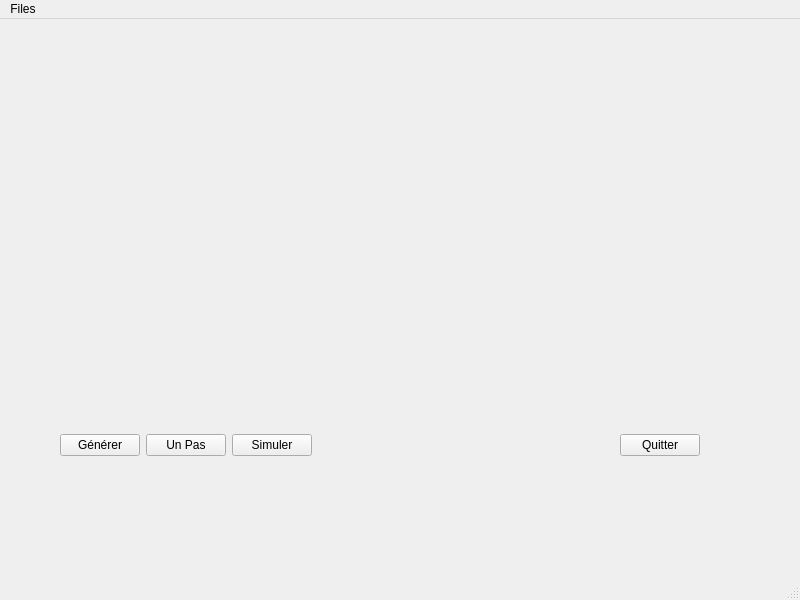
<?xml version="1.0" encoding="UTF-8"?>
<ui version="4.0">
 <class>principale_ihm</class>
 <widget class="QMainWindow" name="principale_ihm">
  <property name="geometry">
   <rect>
    <x>0</x>
    <y>0</y>
    <width>800</width>
    <height>600</height>
   </rect>
  </property>
  <property name="windowTitle">
   <string>Ecosystème</string>
  </property>
  <widget class="QWidget" name="centralwidget">
   <widget class="QWidget" name="conteneur" native="true">
    <property name="geometry">
     <rect>
      <x>59</x>
      <y>29</y>
      <width>631</width>
      <height>361</height>
     </rect>
    </property>
   </widget>
   <widget class="QWidget" name="">
    <property name="geometry">
     <rect>
      <x>60</x>
      <y>410</y>
      <width>640</width>
      <height>32</height>
     </rect>
    </property>
    <layout class="QHBoxLayout" name="horizontalLayout">
     <item>
      <widget class="QPushButton" name="bouton_gen">
       <property name="text">
        <string>Générer</string>
       </property>
      </widget>
     </item>
     <item>
      <widget class="QPushButton" name="bouton_pas">
       <property name="text">
        <string>Un Pas</string>
       </property>
      </widget>
     </item>
     <item>
      <widget class="QPushButton" name="bouton_sim">
       <property name="text">
        <string>Simuler</string>
       </property>
      </widget>
     </item>
     <item>
      <spacer name="horizontalSpacer">
       <property name="orientation">
        <enum>Qt::Horizontal</enum>
       </property>
       <property name="sizeHint" stdset="0">
        <size>
         <width>168</width>
         <height>20</height>
        </size>
       </property>
      </spacer>
     </item>
     <item>
      <widget class="QPushButton" name="bouton_qui">
       <property name="text">
        <string>Quitter</string>
       </property>
      </widget>
     </item>
    </layout>
   </widget>
  </widget>
  <widget class="QMenuBar" name="menubar">
   <property name="geometry">
    <rect>
     <x>0</x>
     <y>0</y>
     <width>800</width>
     <height>22</height>
    </rect>
   </property>
   <widget class="QMenu" name="menuFiles">
    <property name="title">
     <string>Files</string>
    </property>
    <addaction name="actionQuitter"/>
   </widget>
   <addaction name="menuFiles"/>
  </widget>
  <widget class="QStatusBar" name="statusbar"/>
  <action name="actionQuitter">
   <property name="text">
    <string>Quitter</string>
   </property>
   <property name="shortcut">
    <string>Meta+Q</string>
   </property>
  </action>
 </widget>
 <resources/>
 <connections>
  <connection>
   <sender>bouton_qui</sender>
   <signal>clicked()</signal>
   <receiver>principale_ihm</receiver>
   <slot>close()</slot>
   <hints>
    <hint type="sourcelabel">
     <x>630</x>
     <y>446</y>
    </hint>
    <hint type="destinationlabel">
     <x>301</x>
     <y>-11</y>
    </hint>
   </hints>
  </connection>
  <connection>
   <sender>actionQuitter</sender>
   <signal>triggered()</signal>
   <receiver>principale_ihm</receiver>
   <slot>close()</slot>
   <hints>
    <hint type="sourcelabel">
     <x>-1</x>
     <y>-1</y>
    </hint>
    <hint type="destinationlabel">
     <x>399</x>
     <y>299</y>
    </hint>
   </hints>
  </connection>
 </connections>
</ui>
